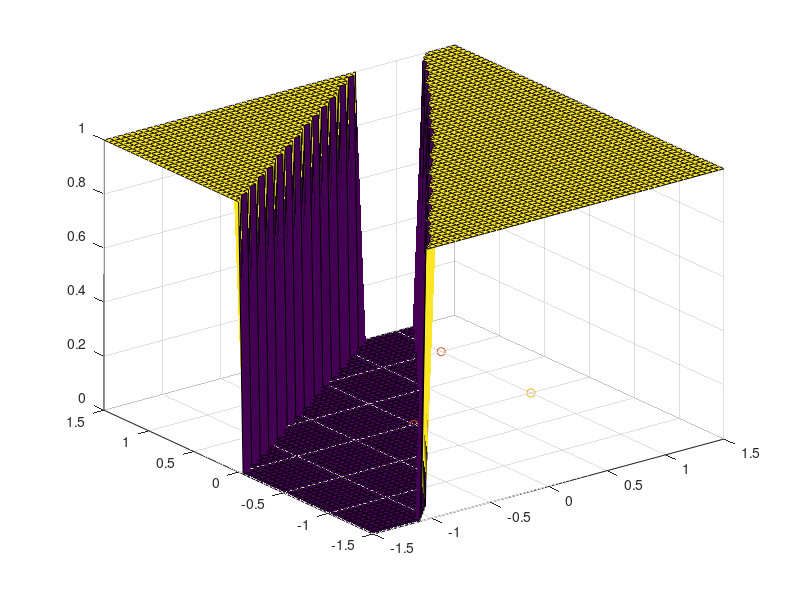
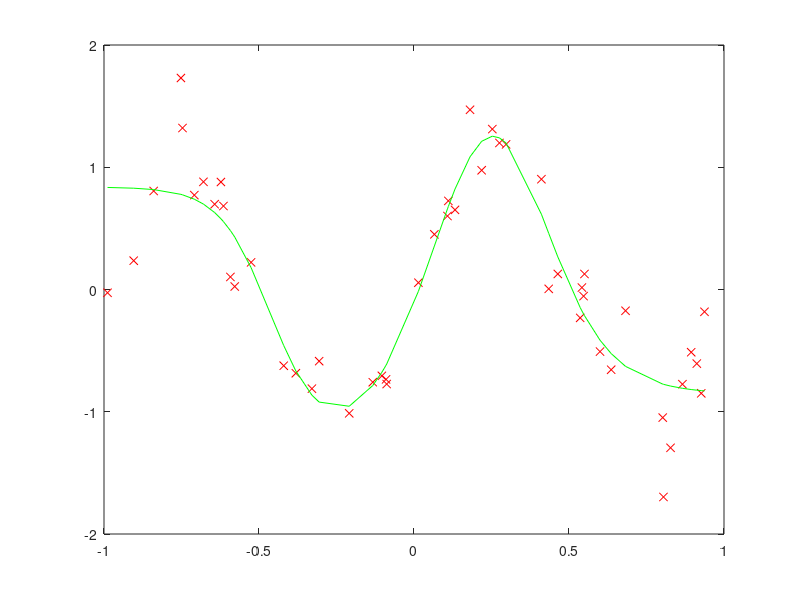
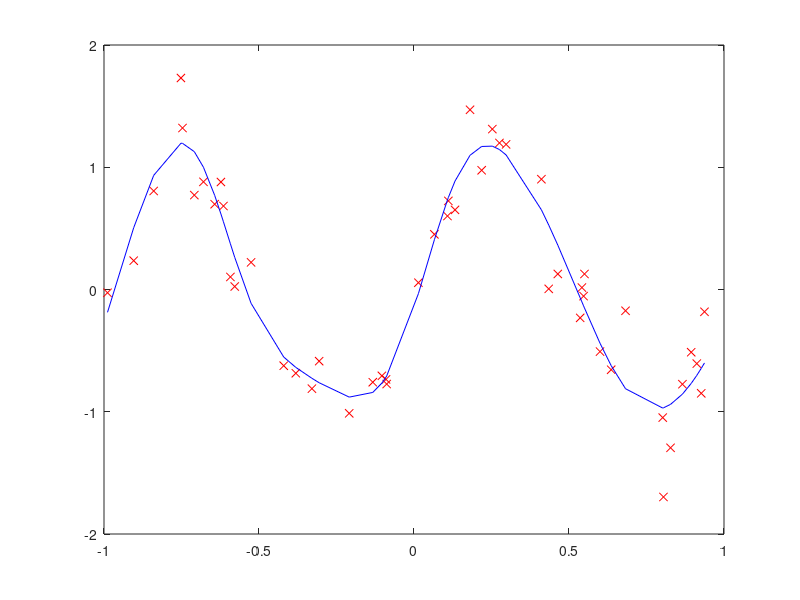

The MATLAB script that drew these images, in order:
clearvars ; 
close all; 
clc

data_X = [ 0 0;
           1 0;
           0 1;
           1 1; ];
[N,~]=size(data_X); 
data_T = [0;1;1;0;];
scatter(data_X(data_T(:,1)==0,1),data_X(data_T(:,1)==0,2),'bx'); 
scatter(data_X(data_T(:,1)==1,1),data_X(data_T(:,1)==1,2),'ro');
hold off

% Initialization

N_layer = 3;                %including input and output layers
N_unit = zeros(N_layer,1);
N_unit(1)= 2;               %number of input dimensions
N_unit(N_layer)= 1;         %number of output units
N_unit(2)= 2;   %assuming same number of units in the hidden layers

%initializing the weight and biases
% for j=1:1
%     rng(18)
% 
%     W1 = randn(N_unit(2),N_unit(1));
%     B1 = repmat(0.1*randn(N_unit(2),1),1,N);
% 
%     W2 = randn(N_unit(3),N_unit(2));
%     B2 = repmat(0.1*randn(N_unit(3),1),1,N);

    W1 =[0.2068    0.8243;
        0.0155   -1.6221;];

    B1 =[0.0712    0.0712    0.0712    0.0712;
        0.0168    0.0168    0.0168    0.0168;];

    W2 =[ 0.4699    1.6196];

    B2 =[   -0.1123   -0.1123   -0.1123   -0.1123];

    Z1(1:N_unit(1),1:N,1) = data_X';

    rho = 0.05;

    for i=1:20000

        % Forward Pass 

        A1=W1*Z1+B1;
        Z2=max(0,A1); % performing ReLu    
        A2=W2*Z2+B2;
        Y1=1./(1 + exp(-A2)); % performing sigmoid 

        % Back Propagation

        delta3 =(Y1-data_T');
        delta2=((W2'*delta3)).*repmat(double(A2>0),2,1);

        delta3_bar = sum(delta3,2);
        delta2_bar = sum(delta2,2);

        % Update Equation

        W2=W2-rho*delta3*Z2';
        W1=W1-rho*delta2*Z1';

        B2= B2-rho*delta3_bar;
        B1= B1-rho*delta2_bar;

    end

predicted_Y = (Y1>0.50)

[X,Y] = meshgrid(-1.5:0.05:1.5,-1.5:0.05:1.5);
Xnew = [X(:) Y(:)];
B1 =repmat([0.0712;0.0168;],1,length(Xnew));
%B1 =repmat([-0.5;0.1;],1,length(Xnew));

Z1 = W1*Xnew'+B1;
A1 = max(0,Z1);
B2 =repmat(-16.0491,1,length(Xnew)); %16.0491

Z2 = W2*A1+B2;
A2 = 1./(1 + exp(-Z2));

var3 = (A2'>0.5);

y = reshape(double(var3),size(X));
surf(X,Y,double(y))
hold on
scatter(data_X(data_T(:,1)==0,1),data_X(data_T(:,1)==0,2),'bx'); 
scatter(data_X(data_T(:,1)==1,1),data_X(data_T(:,1)==1,2),'ro');
hold off

%% Linear Regression with 3 hidden units

clearvars


rng('default')
rng(100);
X = (2*rand(1,50)-1)';

T = (sin(2*pi*X')+0.3*randn(1,50))';


N_in = size(X,2);
N_HL= 1;
N_HUnits = 3;
N_Output_unit = 1;

rho = 0.003; 
max_iters = 40000;
N = size(X,1);


% initalizing weights and biases

rng('default')
rng(0);

W1 = randn(N_in,N_HUnits); %/sqrt(numberOfInputUnits);

rng(0);

W2 = randn(N_HUnits,N_Output_unit); %/sqrt(N_Output_unit);

% Initialize the bias 

B1 = zeros(1,N_HUnits)+0.01;
B2 = zeros(1,N_Output_unit)+0.01;

for i=1:max_iters
    Z1 = X*W1+B1;
    A1 = tanh(Z1);
    Z2 = A1*W2+B2;
    A2 = Z2;
    
    delta3 = A2 - T;
    deltaW2 = (A1')*(delta3);
    deltaB2 = sum(delta3,1);
    delta2 = (delta3*(W2')) .* (1-A1.^2);
    deltaW1 = (X')*delta2;
    deltaB1 = sum(delta2,1);

    W1 = W1-rho*deltaW1;
    W2 = W2-rho*deltaW2;
    B1 = B1-rho*deltaB1;
    B2 = B2-rho*deltaB2;
 
    loss = sqrt(sum((A2-T).^2)/size(T,1));
end

figure
plot(X,T,'rx')
hold on
[~,dx] = sort(X(:,1)); % sort just the first column
sortedmat = [X(dx,:) A2(dx,:)]; 
plot(sortedmat(:,1),sortedmat(:,2),'g-')
hold off

%% Linear Regression with 20 hidden units

clearvars


rng('default')
rng(100);
X = (2*rand(1,50)-1)';

T = (sin(2*pi*X')+0.3*randn(1,50))';


N_in = size(X,2);
N_HL= 1;
N_HUnits = 20;
N_Output_unit = 1;

rho = 0.003; 
max_iters = 40000;
N = size(X,1);


% initalizing weights and biases

rng('default')
rng(0);

W1 = randn(N_in,N_HUnits); %/sqrt(numberOfInputUnits);

rng(0);

W2 = randn(N_HUnits,N_Output_unit); %/sqrt(N_Output_unit);

% Initialize the bias 

B1 = zeros(1,N_HUnits)+0.01;
B2 = zeros(1,N_Output_unit)+0.01;

for i=1:max_iters
    Z1 = X*W1+B1;
    A1 = tanh(Z1);
    Z2 = A1*W2+B2;
    A2 = Z2;
    
    delta3 = A2 - T;
    deltaW2 = (A1')*(delta3);
    deltaB2 = sum(delta3,1);
    delta2 = (delta3*(W2')) .* (1-A1.^2);
    deltaW1 = (X')*delta2;
    deltaB1 = sum(delta2,1);

    W1 = W1-rho*deltaW1;
    W2 = W2-rho*deltaW2;
    B1 = B1-rho*deltaB1;
    B2 = B2-rho*deltaB2;
 
    loss = sqrt(sum((A2-T).^2)/size(T,1));
end

figure
plot(X,T,'rx')
hold on
[~,dx] = sort(X(:,1)); % sort just the first column
sortedmat = [X(dx,:) A2(dx,:)]; 
plot(sortedmat(:,1),sortedmat(:,2),'b-')
hold off